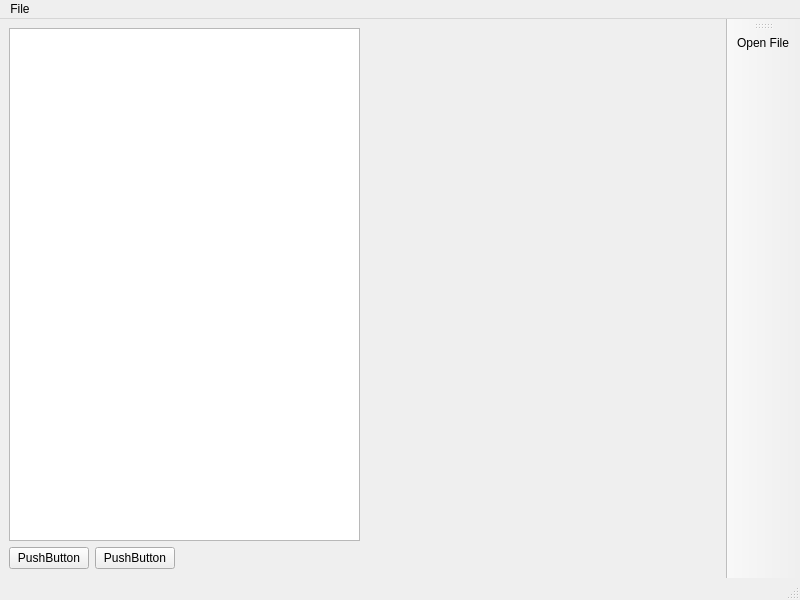
<?xml version="1.0" encoding="UTF-8"?>
<ui version="4.0">
 <class>MainWindow</class>
 <widget class="QMainWindow" name="MainWindow">
  <property name="geometry">
   <rect>
    <x>0</x>
    <y>0</y>
    <width>800</width>
    <height>600</height>
   </rect>
  </property>
  <property name="windowTitle">
   <string>MainWindow</string>
  </property>
  <widget class="QWidget" name="centralwidget">
   <layout class="QVBoxLayout" name="verticalLayout">
    <item>
     <layout class="QHBoxLayout" name="horizontalLayout">
      <item>
       <widget class="QTreeView" name="treeView">
        <property name="contextMenuPolicy">
         <enum>Qt::ContextMenuPolicy::ActionsContextMenu</enum>
        </property>
       </widget>
      </item>
      <item>
       <widget class="QVTKOpenGLNativeWidget" name="widget" native="true">
        <property name="sizePolicy">
         <sizepolicy hsizetype="Expanding" vsizetype="Expanding">
          <horstretch>0</horstretch>
          <verstretch>0</verstretch>
         </sizepolicy>
        </property>
       </widget>
      </item>
     </layout>
    </item>
    <item>
     <layout class="QHBoxLayout" name="horizontalLayout_2">
      <item>
       <widget class="QPushButton" name="pushButton">
        <property name="text">
         <string>PushButton</string>
        </property>
       </widget>
      </item>
      <item>
       <widget class="QPushButton" name="pushButton_2">
        <property name="text">
         <string>PushButton</string>
        </property>
       </widget>
      </item>
      <item>
       <spacer name="horizontalSpacer">
        <property name="orientation">
         <enum>Qt::Orientation::Horizontal</enum>
        </property>
        <property name="sizeHint" stdset="0">
         <size>
          <width>40</width>
          <height>20</height>
         </size>
        </property>
       </spacer>
      </item>
     </layout>
    </item>
   </layout>
  </widget>
  <widget class="QMenuBar" name="menubar">
   <property name="geometry">
    <rect>
     <x>0</x>
     <y>0</y>
     <width>800</width>
     <height>17</height>
    </rect>
   </property>
   <widget class="QMenu" name="menuFile">
    <property name="title">
     <string>File</string>
    </property>
    <addaction name="actionOpen_File"/>
   </widget>
   <addaction name="menuFile"/>
  </widget>
  <widget class="QStatusBar" name="statusbar"/>
  <widget class="QToolBar" name="toolBar">
   <property name="windowTitle">
    <string>toolBar</string>
   </property>
   <attribute name="toolBarArea">
    <enum>RightToolBarArea</enum>
   </attribute>
   <attribute name="toolBarBreak">
    <bool>false</bool>
   </attribute>
   <addaction name="actionOpen_File"/>
  </widget>
  <action name="actionOpen_File">
   <property name="icon">
    <iconset resource="icons.qrc">
     <normaloff>:/Icons/fileopen.png</normaloff>:/Icons/fileopen.png</iconset>
   </property>
   <property name="text">
    <string>Open File</string>
   </property>
   <property name="menuRole">
    <enum>QAction::MenuRole::NoRole</enum>
   </property>
  </action>
  <action name="actionItem_Options">
   <property name="icon">
    <iconset resource="icons.qrc">
     <normaloff>:/Icons/help.png</normaloff>:/Icons/help.png</iconset>
   </property>
   <property name="text">
    <string>Item Options</string>
   </property>
   <property name="menuRole">
    <enum>QAction::MenuRole::NoRole</enum>
   </property>
  </action>
 </widget>
 <customwidgets>
  <customwidget>
   <class>QVTKOpenGLNativeWidget</class>
   <extends>QWidget</extends>
   <header>qvtkopenglnativewidget.h</header>
   <container>1</container>
  </customwidget>
 </customwidgets>
 <resources>
  <include location="icons.qrc"/>
 </resources>
 <connections/>
</ui>
